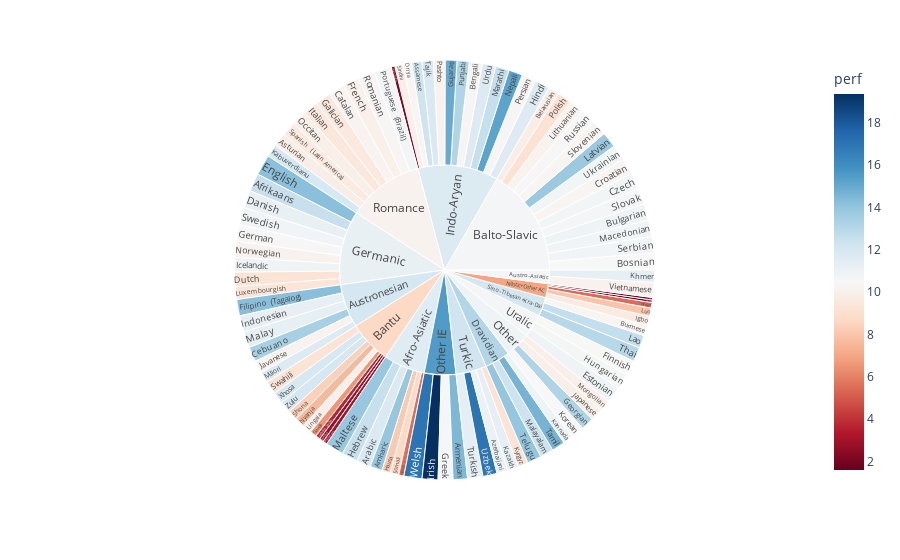

Write notebook code for a chart like this one.
### Code cell
import plotly.express as px
newdata= dd.set_index('src').join(langnames.set_index('ISO 639-3')).reset_index()
newdata['src']=newdata["index"]

fig = px.sunburst(newdata.groupby(['Language', 'Subgrouping','Family']).mean().reset_index()
, path=['Subgrouping', 'Language'], values='max', color="perf",
color_continuous_scale='RdBu')
fig.show()

### Figure 1 — Plotly figure (JSON) as saved in the notebook; plotly's stock layout.template omitted (floating-point values rounded to 4 significant figures)
{"data": [{"branchvalues": "total", "customdata": [[12.51], [13.92], [11.77], [14.51], [12.32], [9.896], [11.06], [9.848], [10.34], [10.48], [10.93], [10.3], [10.26], [13.42], [10.3], [10.7], [11.15], [9.216], [14.22], [10.91], [14.24], [10.46], [10.01], [1.856], [9.601], [6.57], [13.23], [10.44], [10.6], [14.96], [8.11], [12.54], [11.67], [10.63], [10.91], [9.71], [11.23], [19.37], [9.51], [9.95], [10.18], [12.02], [2.867], [10.92], [11.29], [11.29], [10.47], [9.254], [12.67], [13.81], [9.99], [10.21], [7.956], [9.37], [10.78], [11.29], [12.37], [13.88], [12.58], [9.922], [11.76], [15.22], [3.734], [10.17], [7.587], [9.96], [10.32], [5.52], [10.1], [10.39], [9.13], [10.7], [13.16], [10.36], [10.43], [10.77], [8.388], [10.0], [10.65], [10.32], [8.684], [2.224], [9.651], [9.278], [10.82], [11.89], [14.67], [13.96], [13.0], [11.38], [10.71], [3.145], [11.72], [17.01], [10.12], [17.01], [5.45], [11.93], [1.604], [12.08], [11.61], [10.65], [12.1], [10.68], [8.662], [13.13], [11.15], [11.76], [6.952], [10.92], [15.53], [10.18], [12.14], [12.25], [10.67]], "domain": {"x": [0, 1], "y": [0, 1]}, "hovertemplate": "labels=%{label}<br>max=%{value}<br>parent=%{parent}<br>id=%{id}<br>perf=%{color}<extra></extra>", "ids": ["Germanic/Afrikaans", "Afro-Asiatic/Amharic", "Afro-Asiatic/Arabic", "Other IE/Armenian", "Indo-Aryan/Assamese", "Romance/Asturian", "Turkic/Azerbaijani", "Balto-Slavic/Belarusian", "Indo-Aryan/Bengali", "Balto-Slavic/Bosnian", "Balto-Slavic/Bulgarian", "Sino-Tibetan+Kra-Dai/Burmese", "Romance/Catalan", "Austronesian/Cebuano", "Balto-Slavic/Croatian", "Balto-Slavic/Czech", "Germanic/Danish", "Germanic/Dutch", "Germanic/English", "Uralic/Estonian", "Austronesian/Filipino  (Tagalog)", "Uralic/Finnish", "Romance/French", "Nilotic+Other AC/Fula", "Romance/Galician", "Bantu/Ganda", "Other/Georgian", "Germanic/German", "Other IE/Greek", "Indo-Aryan/Gujarati", "Afro-Asiatic/Hausa", "Afro-Asiatic/Hebrew", "Indo-Aryan/Hindi", "Uralic/Hungarian", "Germanic/Icelandic", "Nilotic+Other AC/Igbo", "Austronesian/Indonesian", "Other IE/Irish", "Romance/Italian", "Other/Japanese", "Austronesian/Javanese", "Romance/Kabuverdianu", "Bantu/Kamba", "Dravidian/Kannada", "Turkic/Kazakh", "Austro-Asiatic/Khmer", "Other/Korean", "Turkic/Kyrgyz", "Sino-Tibetan+Kra-Dai/Lao", "Balto-Slavic/Latvian", "Bantu/Lingala", "Balto-Slavic/Lithuanian", "Nilotic+Other AC/Luo", "Germanic/Luxembourgish", "Balto-Slavic/Macedonian", "Austronesian/Malay", "Dravidian/Malayalam", "Afro-Asiatic/Maltese", "Indo-Aryan/Marathi", "Other/Mongolian", "Austronesian/Māori", "Indo-Aryan/Nepali", "Bantu/Northern Sotho", "Germanic/Norwegian", "Bantu/Nyanja", "Romance/Occitan", "Indo-Aryan/Oriya", "Afro-Asiatic/Oromo", "Indo-Aryan/Pashto", "Indo-Aryan/Persian", "Balto-Slavic/Polish", "Romance/Portuguese   (Brazil)", "Indo-Aryan/Punjabi", "Romance/Romanian", "Balto-Slavic/Russian", "Balto-Slavic/Serbian", "Bantu/Shona", "Indo-Aryan/Sindhi", "Balto-Slavic/Slovak", "Balto-Slavic/Slovenian", "Afro-Asiatic/Somali", "Indo-Aryan/Sorani Kurdish", "Romance/Spanish   (Latin America)", "Bantu/Swahili", "Germanic/Swedish", "Indo-Aryan/Tajik", "Dravidian/Tamil", "Dravidian/Telugu", "Sino-Tibetan+Kra-Dai/Thai", "Turkic/Turkish", "Balto-Slavic/Ukrainian", "Bantu/Umbundu", "Indo-Aryan/Urdu", "Turkic/Uzbek", "Austro-Asiatic/Vietnamese", "Other IE/Welsh", "Nilotic+Other AC/Wolof", "Bantu/Xhosa", "Nilotic+Other AC/Yoruba", "Bantu/Zulu", "Afro-Asiatic", "Austro-Asiatic", "Austronesian", "Balto-Slavic", "Bantu", "Dravidian", "Germanic", "Indo-Aryan", "Nilotic+Other AC", "Other", "Other IE", "Romance", "Sino-Tibetan+Kra-Dai", "Turkic", "Uralic"], "labels": ["Afrikaans", "Amharic", "Arabic", "Armenian", "Assamese", "Asturian", "Azerbaijani", "Belarusian", "Bengali", "Bosnian", "Bulgarian", "Burmese", "Catalan", "Cebuano", "Croatian", "Czech", "Danish", "Dutch", "English", "Estonian", "Filipino  (Tagalog)", "Finnish", "French", "Fula", "Galician", "Ganda", "Georgian", "German", "Greek", "Gujarati", "Hausa", "Hebrew", "Hindi", "Hungarian", "Icelandic", "Igbo", "Indonesian", "Irish", "Italian", "Japanese", "Javanese", "Kabuverdianu", "Kamba", "Kannada", "Kazakh", "Khmer", "Korean", "Kyrgyz", "Lao", "Latvian", "Lingala", "Lithuanian", "Luo", "Luxembourgish", "Macedonian", "Malay", "Malayalam", "Maltese", "Marathi", "Mongolian", "Māori", "Nepali", "Northern Sotho", "Norwegian", "Nyanja", "Occitan", "Oriya", "Oromo", "Pashto", "Persian", "Polish", "Portuguese   (Brazil)", "Punjabi", "Romanian", "Russian", "Serbian", "Shona", "Sindhi", "Slovak", "Slovenian", "Somali", "Sorani Kurdish", "Spanish   (Latin America)", "Swahili", "Swedish", "Tajik", "Tamil", "Telugu", "Thai", "Turkish", "Ukrainian", "Umbundu", "Urdu", "Uzbek", "Vietnamese", "Welsh", "Wolof", "Xhosa", "Yoruba", "Zulu", "Afro-Asiatic", "Austro-Asiatic", "Austronesian", "Balto-Slavic", "Bantu", "Dravidian", "Germanic", "Indo-Aryan", "Nilotic+Other AC", "Other", "Other IE", "Romance", "Sino-Tibetan+Kra-Dai", "Turkic", "Uralic"], "marker": {"coloraxis": "coloraxis", "colors": [12.51, 13.92, 11.77, 14.51, 12.32, 9.896, 11.06, 9.848, 10.34, 10.48, 10.93, 10.3, 10.26, 13.42, 10.3, 10.7, 11.15, 9.216, 14.22, 10.91, 14.24, 10.46, 10.01, 1.856, 9.601, 6.57, 13.23, 10.44, 10.6, 14.96, 8.11, 12.54, 11.67, 10.63, 10.91, 9.71, 11.23, 19.37, 9.51, 9.95, 10.18, 12.02, 2.867, 10.92, 11.29, 11.29, 10.47, 9.254, 12.67, 13.81, 9.99, 10.21, 7.956, 9.37, 10.78, 11.29, 12.37, 13.88, 12.58, 9.922, 11.76, 15.22, 3.734, 10.17, 7.587, 9.96, 10.32, 5.52, 10.1, 10.39, 9.13, 10.7, 13.16, 10.36, 10.43, 10.77, 8.388, 10.0, 10.65, 10.32, 8.684, 2.224, 9.651, 9.278, 10.82, 11.89, 14.67, 13.96, 13.0, 11.38, 10.71, 3.145, 11.72, 17.01, 10.12, 17.01, 5.45, 11.93, 1.604, 12.08, 11.61, 10.65, 12.1, 10.68, 8.662, 13.13, 11.15, 11.76, 6.952, 10.92, 15.53, 10.18, 12.14, 12.25, 10.67]}, "name": "", "parents": ["Germanic", "Afro-Asiatic", "Afro-Asiatic", "Other IE", "Indo-Aryan", "Romance", "Turkic", "Balto-Slavic", "Indo-Aryan", "Balto-Slavic", "Balto-Slavic", "Sino-Tibetan+Kra-Dai", "Romance", "Austronesian", "Balto-Slavic", "Balto-Slavic", "Germanic", "Germanic", "Germanic", "Uralic", "Austronesian", "Uralic", "Romance", "Nilotic+Other AC", "Romance", "Bantu", "Other", "Germanic", "Other IE", "Indo-Aryan", "Afro-Asiatic", "Afro-Asiatic", "Indo-Aryan", "Uralic", "Germanic", "Nilotic+Other AC", "Austronesian", "Other IE", "Romance", "Other", "Austronesian", "Romance", "Bantu", "Dravidian", "Turkic", "Austro-Asiatic", "Other", "Turkic", "Sino-Tibetan+Kra-Dai", "Balto-Slavic", "Bantu", "Balto-Slavic", "Nilotic+Other AC", "Germanic", "Balto-Slavic", "Austronesian", "Dravidian", "Afro-Asiatic", "Indo-Aryan", "Other", "Austronesian", "Indo-Aryan", "Bantu", "Germanic", "Bantu", "Romance", "Indo-Aryan", "Afro-Asiatic", "Indo-Aryan", "Indo-Aryan", "Balto-Slavic", "Romance", "Indo-Aryan", "Romance", "Balto-Slavic", "Balto-Slavic", "Bantu", "Indo-Aryan", "Balto-Slavic", "Balto-Slavic", "Afro-Asiatic", "Indo-Aryan", "Romance", "Bantu", "Germanic", "Indo-Aryan", "Dravidian", "Dravidian", "Sino-Tibetan+Kra-Dai", "Turkic", "Balto-Slavic", "Bantu", "Indo-Aryan", "Turkic", "Austro-Asiatic", "Other IE", "Nilotic+Other AC", "Bantu", "Nilotic+Other AC", "Bantu", "", "", "", "", "", "", "", "", "", "", "", "", "", "", ""], "type": "sunburst", "values": [23.14, 15.66, 18.25, 18.41, 13.19, 17.57, 14.12, 14.2, 16.64, 21.68, 20.92, 13.34, 20.29, 19.07, 20.58, 20.85, 22.59, 18.46, 26.36, 20.48, 21.0, 19.3, 20.97, 3.129, 20.28, 8.566, 16.49, 21.13, 19.0, 15.08, 10.92, 20.42, 19.27, 19.91, 18.61, 12.1, 20.91, 20.31, 19.29, 16.22, 16.22, 16.36, 5.418, 12.73, 13.95, 15.76, 17.04, 12.97, 16.48, 20.21, 11.98, 19.03, 10.35, 16.27, 20.98, 20.67, 17.12, 23.34, 17.5, 14.61, 13.9, 17.76, 6.096, 20.47, 12.31, 19.16, 10.88, 6.667, 14.9, 18.28, 17.82, 22.17, 15.64, 21.7, 19.76, 21.07, 12.89, 10.67, 20.9, 20.01, 10.86, 4.776, 18.27, 17.06, 22.44, 14.6, 16.95, 18.2, 18.48, 19.66, 20.27, 5.353, 17.14, 18.16, 19.1, 23.21, 7.217, 14.84, 3.171, 14.8, 106.1, 34.86, 111.8, 278.3, 109.3, 65.0, 189.5, 206.3, 35.97, 64.35, 80.93, 196.1, 48.3, 78.87, 59.68]}], "layout": {"autosize": true, "coloraxis": {"colorbar": {"title": {"text": "perf"}}, "colorscale": [[0, "rgb(103,0,31)"], [0.1, "rgb(178,24,43)"], [0.2, "rgb(214,96,77)"], [0.3, "rgb(244,165,130)"], [0.4, "rgb(253,219,199)"], [0.5, "rgb(247,247,247)"], [0.6, "rgb(209,229,240)"], [0.7, "rgb(146,197,222)"], [0.8, "rgb(67,147,195)"], [0.9, "rgb(33,102,172)"], [1, "rgb(5,48,97)"]]}, "legend": {"tracegroupgap": 0}, "margin": {"t": 60}}}
